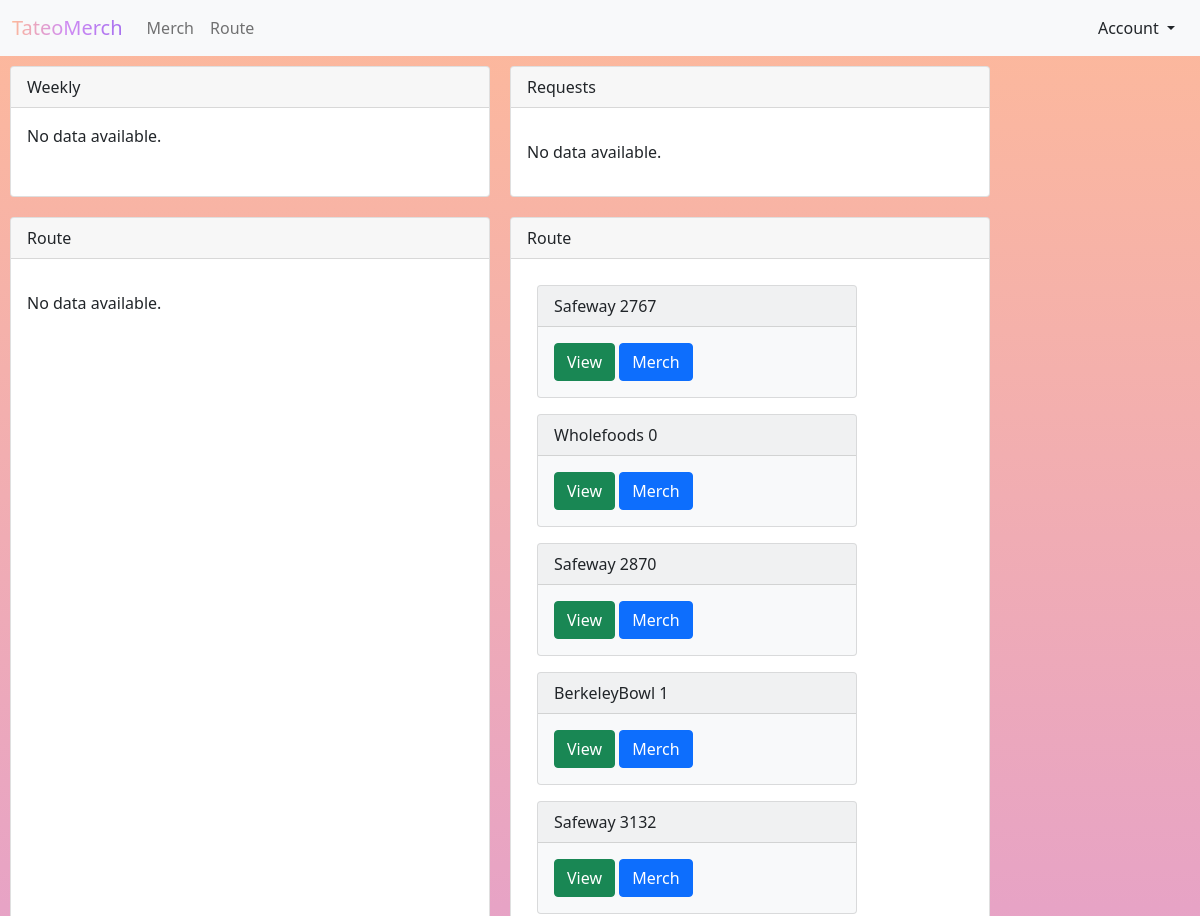
The page /merch/dashboard (signed in, upper part) on the database as committed earlier.
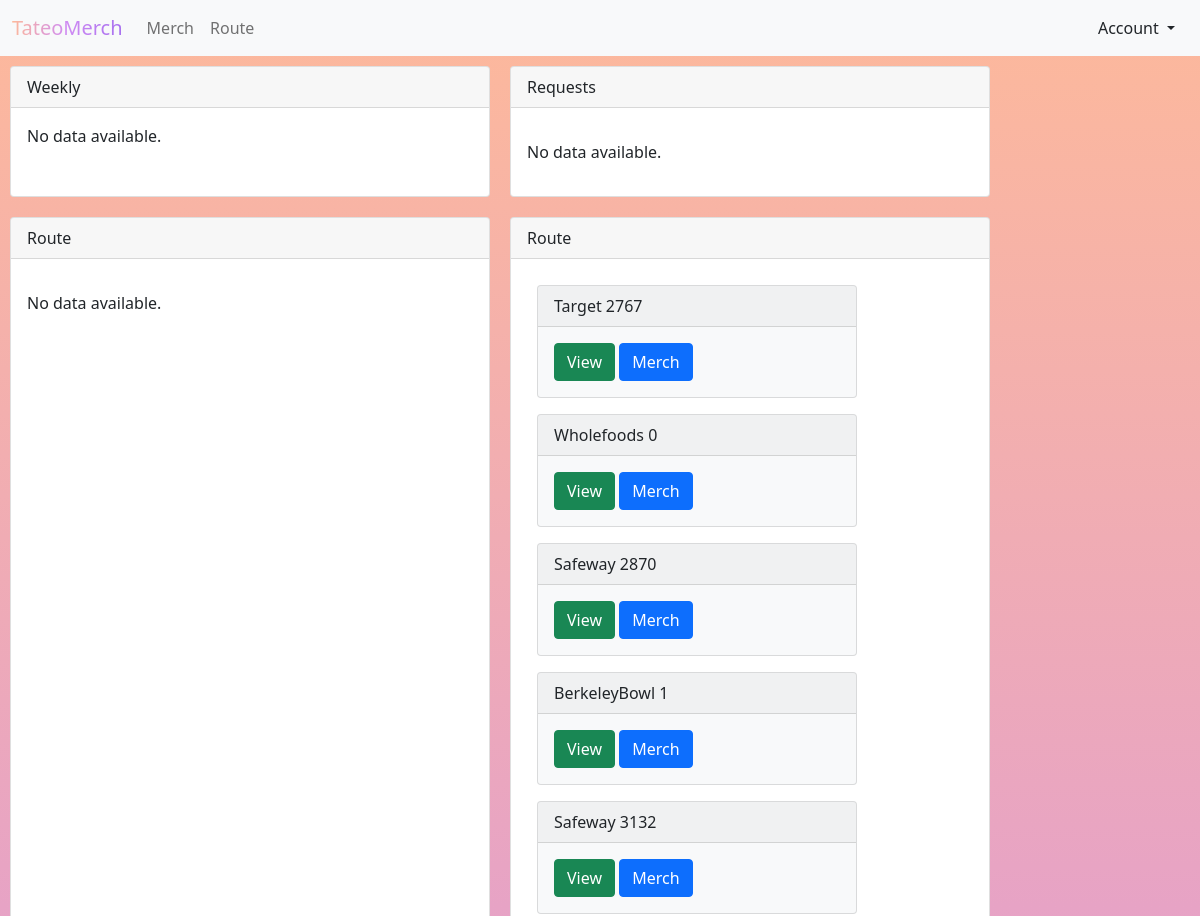
The same page on the database as committed later.
### merch/models.py (models this page shows, shortened)
class Store(models.Model):
    name = models.CharField(default= "Safeway", choices=STORE, max_length=25)
    number = models.IntegerField(default= "", max_length=100, blank=True, null=True)
    City = models.CharField(default= "", max_length=25)
    RSRrt = models.IntegerField(default="", max_length=100)
    Area = models.CharField(default= "", max_length=25)
    receiver_name = models.CharField(default="", max_length=25)
    receiver_open = models.TimeField(default=default_start_time)
    receiver_close = models.TimeField(default=default_start_time)
    receive_type = models.CharField(default="DEX", choices=RECEIVE_TYPE, max_length=25)
    weekly_average = models.IntegerField(default=0, max_length=100)
    Address = models.CharField(default= "", max_length=50)
    BS_Location = models.CharField(default= "", max_length=50)
    displays = models.ManyToManyField(Display)

### merch/views.py (the view)
# urls.py: path('dashboard', views.dashboard, name='dashboard'),
@login_required(login_url='login')
def dashboard(request):
    latest_list = WeeklyData.objects.order_by('-date')[:5]
    template = loader.get_template('merch-dashboard.html')
    user = User.objects.get(username=request.user)
    if (request.user.is_superuser):
        rtmd = Store.objects.all()
    else:
        rtmd = Store.objects.filter(RSRrt=user.username)
    context = {
        'weekly': latest_list,
        'stores': rtmd,
        'requests': rtmd,
    }
    return HttpResponse(template.render(context, request))

### templates/merch-dashboard.html (shortened to what this page needs)
<!doctype html>
<html lang="en">
  <head>
    <link href="https://cdn.jsdelivr.net/npm/bootstrap@5.1.3/dist/css/bootstrap.min.css" rel="stylesheet">
  </head>
<body class="grad">
    {% extends 'navbar.html' %}
    {% block content %}
<div style="display: flex; flex-direction: row; flex-wrap: wrap">
            <div class="card " style="width: 30rem; margin: 10px">
            <div class="card-header">Weekly</div>
              <div class="card-body">
                 {% if weekly %}
                 {% for week in weekly %}
                     <h6> <a href="/merch/weekly" class="">{{ week.date }} {{ week.user }}</a></h6>
                  {% endfor %}
                  {% else %}
                    <p>No data available.</p>
                  {% endif %}
              </div>
            </div>
            <div class="card " style="width: 30rem; margin: 10px">
            <div class="card-header">Requests</div>
              <div class="card-body">
                    <p>No data available.</p>
              </div>
            </div>
            <div class="card " style="width: 30rem; margin: 10px">
            <div class="card-header">Route</div>
              <div class="card-body">
                        <p>No data available.</p>
              </div>
            </div>
          <div class="card " style="width: 30rem; margin: 10px">
            <div class="card-header">Route</div>
              <div class="card-body">
                 {% if stores %}
                 {% for store in stores %}
            <div class="card text-dark bg-light mb-3" style="width: 20rem; margin: 10px">
            <div class="card-header">{{ store.name }} {{ store.number }}</div>
              <div class="card-body">
                    <a href="/merch/data/{{ user.id }}/{{ store.id }}" class="btn btn-success">View</a>
                  <a href="/merch/create-merch/{{ store.id }}" class="btn btn-primary">Merch</a>
              </div>
            </div>
                  {% endfor %}
                  {% else %}
                    <p>No data available.</p>
                  {% endif %}
              </div>
          </div>
</div>
    {% endblock content %}

Rows that differ between the two databases and show on the page:
changed Store: name "Safeway" → "Target"
